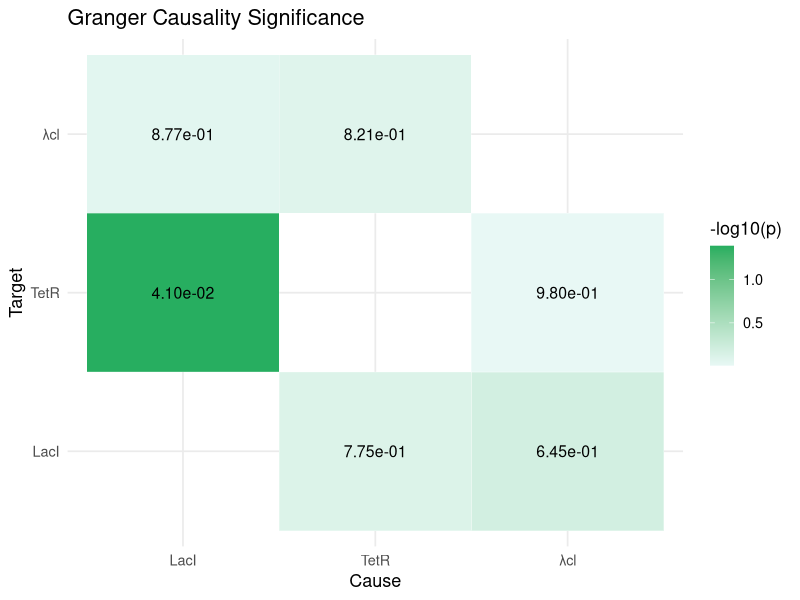

Write the R code that produced this figure.
################################################################################
####################### GRANGER CAUSALITY NETWORK INFERENCE ####################
################################################################################

# ============================================================
# Working Directory
# ============================================================

setwd('/Users/gio/Desktop/My Dissertation/Dissertation Focus/Main Version/2_Repressilator')

# ============================================================
# Required Libraries
# ============================================================

library(dplyr)
library(lmtest)
library(tseries)
library(ggplot2)
library(tidyr)

################################################################################
################################################################################

# ============================================================
# ADF Stationarity Check
# ============================================================

check_stationarity <- function(df, time_col){
  
  vars <- setdiff(names(df), time_col)
  df_out <- df
  
  non_stationary <- FALSE
  
  for(v in vars){
    
    test <- adf.test(df[[v]])
    
    cat("\nADF test for", v, "\n")
    print(test)
    
    if(test$p.value > 0.05){
      non_stationary <- TRUE
    }
    
  }
  
  if(non_stationary){
    
    cat("\n⚠ At least one variable is non-stationary → applying FIRST DIFFERENCE TO ALL VARIABLES\n")
    
    for(v in vars){
      df_out[[v]] <- c(NA, diff(df[[v]]))
    }
    
  }
  
  df_out <- na.omit(df_out)
  
  return(df_out)
}

################################################################################
################################################################################

# ============================================================
# Pairwise Granger Causality Inference
# ============================================================

infer_granger_network <- function(df, time_col,
                                  max_lag = 1,
                                  p_threshold = 0.05,
                                  collinearity_threshold = 0.999){
  
  vars <- setdiff(names(df), time_col)
  data_mat <- df[, vars]
  
  start_time <- Sys.time()
  
  edges <- data.frame()
  
  p_matrix <- matrix(
    NA,
    nrow = length(vars),
    ncol = length(vars),
    dimnames = list(vars, vars)
  )
  
  for(cause in vars){
    for(target in vars){
      
      if(cause == target) next
      
      # ------------------------------------------------------
      # 🔥 NEW: Skip near-perfect collinearity
      # ------------------------------------------------------
      corr_val <- cor(data_mat[[cause]], data_mat[[target]])
      
      if(!is.na(corr_val) && abs(corr_val) > collinearity_threshold){
        message("⚠ Skipping ", cause, " → ", target, " (collinearity: ", round(corr_val,4), ")")
        next
      }
      
      # ------------------------------------------------------
      # Run Granger test safely
      # ------------------------------------------------------
      test <- tryCatch(
        grangertest(
          data_mat[[target]] ~ data_mat[[cause]],
          order = max_lag
        ),
        error = function(e){
          message("⚠ Error for ", cause, " → ", target, ": ", e$message)
          return(NULL)
        }
      )
      
      if(is.null(test)) next
      
      p_value <- test$`Pr(>F)`[2]
      
      p_matrix[cause, target] <- p_value
      
      if(!is.na(p_value) && p_value < p_threshold){
        
        edges <- rbind(
          edges,
          data.frame(
            Cause = cause,
            Effect = target,
            p_value = p_value,
            Strength = -log10(max(p_value,1e-16))
          )
        )
        
      }
      
    }
  }
  
  end_time <- Sys.time()
  
  runtime_seconds <- as.numeric(
    difftime(end_time,start_time,units="secs")
  )
  
  message(
    "⏱ Granger causality runtime: ",
    round(runtime_seconds,4),
    " seconds"
  )
  
  return(list(
    edges = edges,
    runtime = runtime_seconds,
    p_matrix = p_matrix
  ))
}

################################################################################
################################################################################

# ============================================================
# Granger Heatmap
# ============================================================

plot_granger_heatmap <- function(p_matrix){
  
  heatmap_df <- as.data.frame(p_matrix) %>%
    tibble::rownames_to_column("Cause") %>%
    pivot_longer(
      -Cause,
      names_to = "Target",
      values_to = "p_value"
    ) %>%
    filter(!is.na(p_value))
  
  ggplot(
    heatmap_df,
    aes(Cause, Target, fill = -log10(p_value))
  ) +
    geom_tile(color="white") +
    geom_text(
      aes(label=sprintf("%.2e",p_value)),
      size=4
    ) +
    scale_fill_gradient(
      low = "#e8f8f5",
      high = "#27ae60",
      name = "-log10(p)"
    ) +
    labs(
      title="Granger Causality Significance",
      x="Cause",
      y="Target"
    ) +
    theme_minimal(base_size=13)
}

################################################################################
################################################################################

# ============================================================
# Load Dataset
# ============================================================

sim_df <- read.csv("repressilator.csv") %>%
  na.omit()

time_col <- names(sim_df)[1]

################################################################################
################################################################################

# ============================================================
# Stationarity Check
# ============================================================

sim_df_stationary <- check_stationarity(sim_df, time_col)

################################################################################
################################################################################

# ============================================================
# Run Granger Causality
# ============================================================

granger_res <- infer_granger_network(
  df = sim_df_stationary,
  time_col = time_col,
  max_lag = 4
)

granger_edges <- granger_res$edges

print(granger_edges)

################################################################################
################################################################################

# ============================================================
# Plot Heatmap
# ============================================================

plot_granger_heatmap(granger_res$p_matrix)

################################################################################
############################### ~ END ~ ########################################
################################################################################
